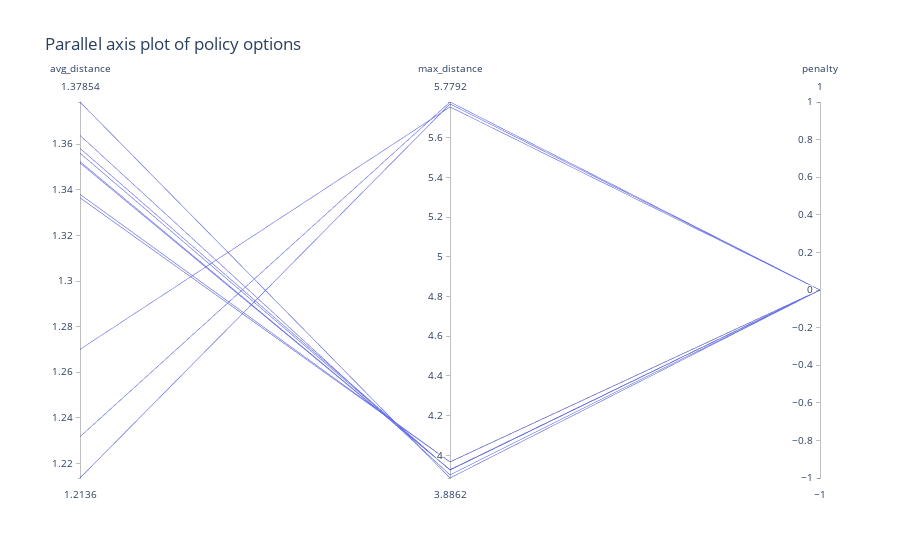

Notebook code for this chart:
### Code cell
objectives_0 = objectives[objectives.penalty==0]
variables_0 = variables[objectives.penalty==0]

fig = px.parallel_coordinates(objectives_0, 
                              #color="nb_facs", 
                              #dimensions = ["0","1","2","3"],
                              color_continuous_scale=px.colors.diverging.Tealrose,
                              #color_continuous_midpoint=4.5,
                              title="Parallel axis plot of policy options")
fig.show()

print(len(objectives_0))

### Figure 1 — Plotly figure (JSON) as saved in the notebook; plotly's stock layout.template omitted (floating-point values rounded to 4 significant figures)
{"data": [{"dimensions": [{"label": "avg_distance", "values": [1.337, 1.379, 1.214, 1.27, 1.356, 1.364, 1.352, 1.358, 1.338, 1.232, 1.352]}, {"label": "max_distance", "values": [3.967, 3.886, 5.77, 5.755, 3.926, 3.902, 3.928, 3.926, 3.967, 5.779, 3.928]}, {"label": "penalty", "values": [0, 0, 0, 0, 0, 0, 0, 0, 0, 0, 0]}], "domain": {"x": [0, 1], "y": [0, 1]}, "name": "", "type": "parcoords"}], "layout": {"legend": {"tracegroupgap": 0}, "title": {"text": "Parallel axis plot of policy options"}}}
